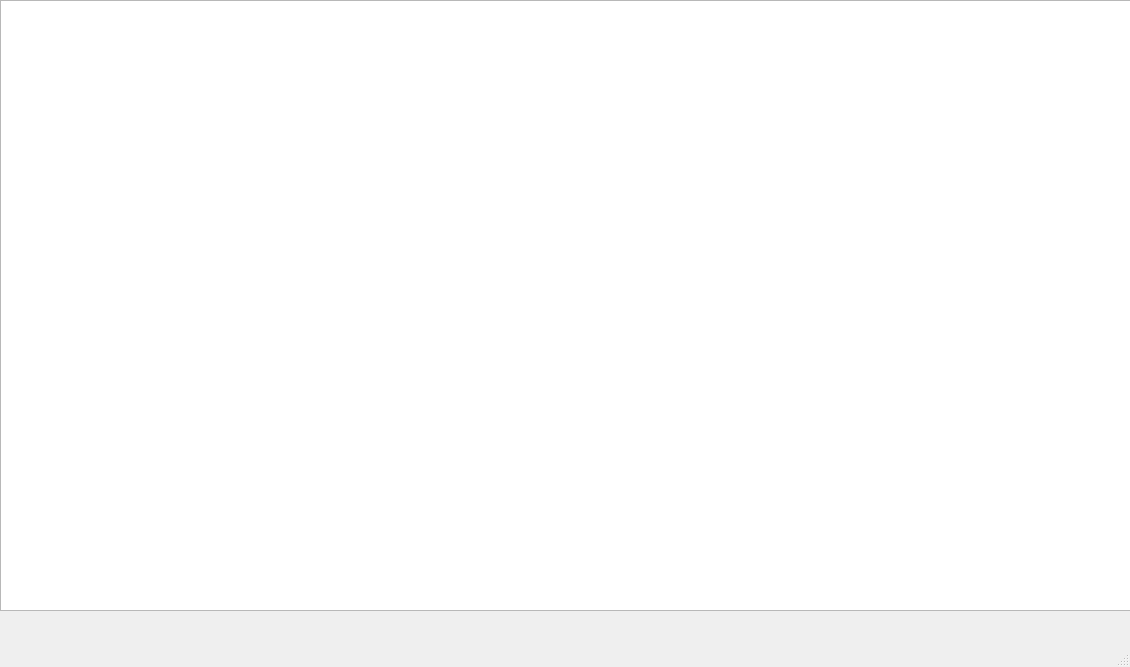
<?xml version="1.0" encoding="UTF-8"?>
<ui version="4.0">
 <class>MainWindow</class>
 <widget class="QMainWindow" name="MainWindow">
  <property name="geometry">
   <rect>
    <x>0</x>
    <y>0</y>
    <width>1130</width>
    <height>667</height>
   </rect>
  </property>
  <property name="windowTitle">
   <string>MainWindow</string>
  </property>
  <widget class="QWidget" name="centralwidget">
   <widget class="QGraphicsView" name="graphicsView">
    <property name="geometry">
     <rect>
      <x>0</x>
      <y>0</y>
      <width>1131</width>
      <height>611</height>
     </rect>
    </property>
   </widget>
  </widget>
  <widget class="QMenuBar" name="menubar">
   <property name="geometry">
    <rect>
     <x>0</x>
     <y>0</y>
     <width>1130</width>
     <height>25</height>
    </rect>
   </property>
  </widget>
  <widget class="QStatusBar" name="statusbar"/>
 </widget>
 <resources/>
 <connections/>
</ui>
